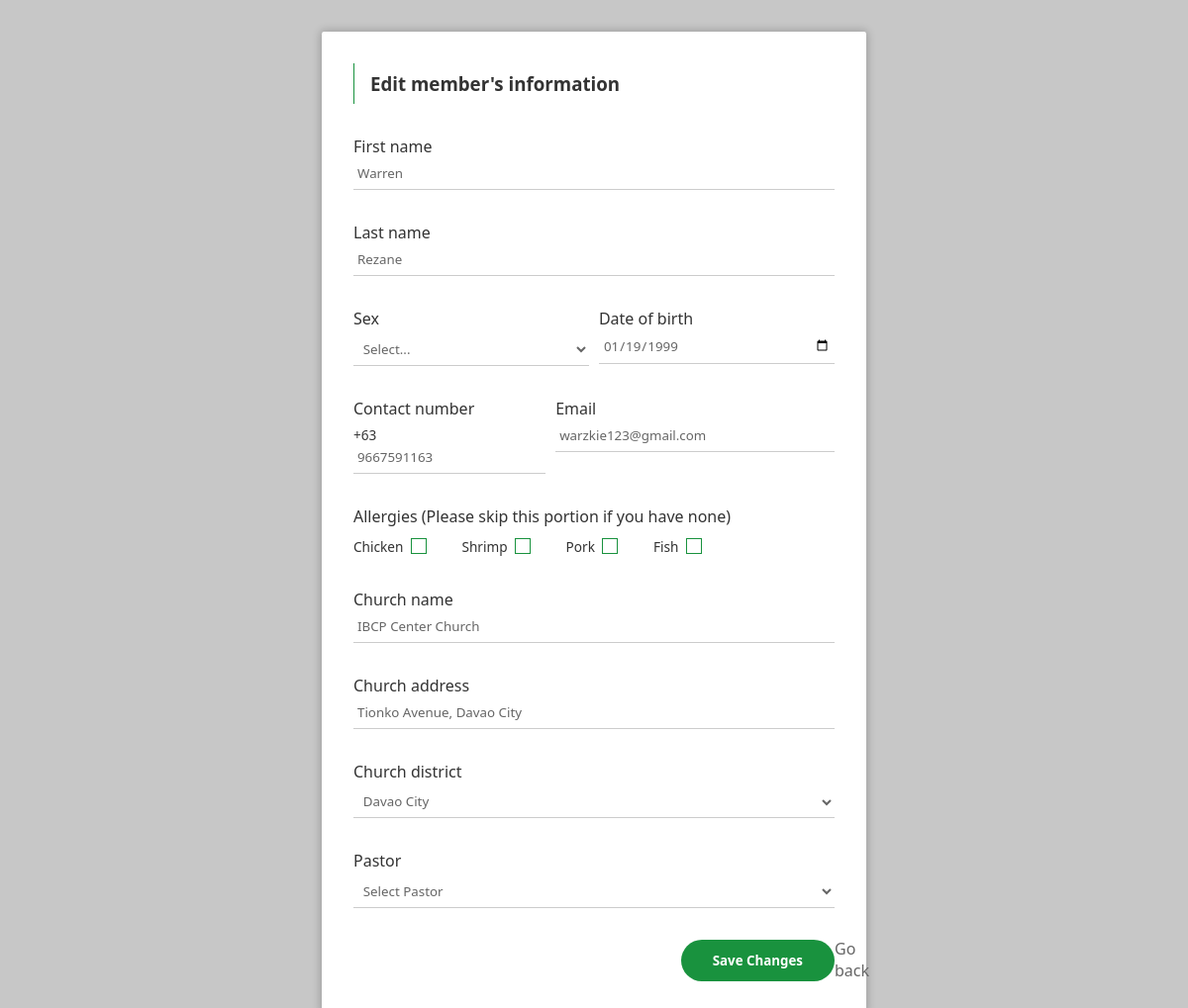
Before: /staff_management/forms/edit/member-edit.php?edit=3 with the older database file.
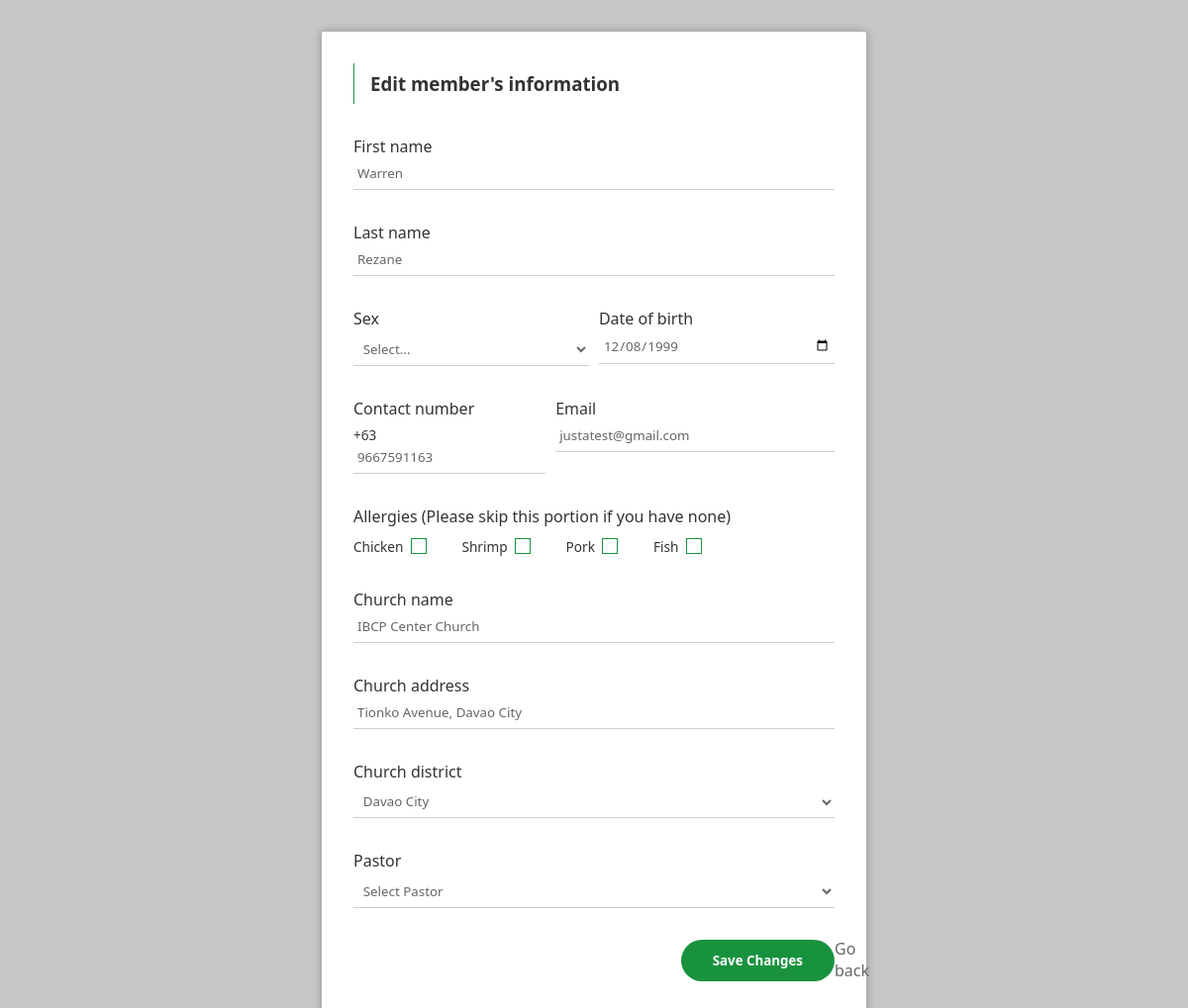
After: the same page with the newer database file.
### tables this page shows
CREATE TABLE `member` (
  `member_id` int(11) NOT NULL,
  `last_name` varchar(191) NOT NULL,
  `first_name` varchar(191) NOT NULL,
  `DOB` timestamp NULL DEFAULT NULL,
  `sex` varchar(191) DEFAULT NULL,
  `contact_number` varchar(191) DEFAULT NULL,
  `email` varchar(191) DEFAULT NULL,
  `allergies` varchar(191) DEFAULT NULL,
  `church_name` varchar(191) DEFAULT NULL,
  `church_address` varchar(191) DEFAULT NULL,
  `church_district` varchar(191) DEFAULT NULL,
  `branch_id` int(11) DEFAULT NULL,
  `pastor_number` int(11) NOT NULL
);

### staff_management/forms/edit/member-edit.php (the view, shortened to what this page needs)
<?php
require_once('../../../includes/config/db.php');
$member_id = '';
$first_name = '';
$last_name = '';
$dob = '01-01-1970';
$contact_number = '';
$email = '';
$church_name = '';
$church_address = '';
$district = '';
if (isset($_GET['edit'])) {
    $member_id = $_GET['edit'];
    $query = "SELECT * FROM member WHERE member_id = ?";
    $stmt = $conn->prepare($query);
    $stmt->bind_param('i', $member_id);
    $stmt->execute();
    $result = $stmt->get_result();
    if ($result->num_rows > 0) {
        while ($row = $result->fetch_assoc()) {
            $member_id = $row['member_id'];
            $first_name = $row['first_name'];
            $last_name = $row['last_name'];
            $dob = date('Y-m-d', strtotime($row['DOB']));
            $contact_number = $row['contact_number'];
            $email = $row['email'];
            $church_name = $row['church_name'];
            $church_address = $row['church_address'];
            $district = $row['church_district'];
        }
    }
}
?>
<!DOCTYPE html>
<html>
    <head>
        <link rel = "stylesheet" media = "all" href = "../../../styles/style.css">
    </head>
    <body>
        <div class="adding-fields">
            <div class="floating-form">
                <h3>Edit member's information</h3>
                <form action="../../../includes/actions/member_edit.php" method="POST">
                    <p>First name</p>
                    <input type="text" name = "first_name" value="<?php echo $first_name ?>" required autofocus>
                    <p>Last name</p>
                    <input type="text" name = "last_name" value="<?php echo $last_name ?>" required>
                    <div class="half-field-box">
                        <div class="half-field">
                            <p>Sex</p>
                            <select name="sex" id="" required>
                                <option value="" selected disabled>Select...</option>
                            </select>
                        </div>
                        <div class="half-field">
                            <p>Date of birth</p>
                            <input type="date" name="dob" value="<?php echo $dob ?>" id="" required>
                        </div>
                        <div class="half-field contact-no">
                            <p>Contact number</p>
                            <span>+63</span>
                            <input type="number" name = "contact_number" value="<?php echo $contact_number ?>" >
                        </div>
                        <div class="half-field email">
                            <p>Email</p>
                            <input type="email" name="email" value="<?php echo $email ?>" id="">
                        </div>
                    </div>
                    <p id = "allergies">Allergies (Please skip this portion if you have none)</p>
                    <label for="chicken">
                        <input type="checkbox" id="chicken">Chicken
                        <span class="check"></span>
                    </label>
                    <label for="shrimp">
                        <input type="checkbox" id="shrimp">Shrimp
                        <span class="check"></span>
                    </label>
                    <label for="pork">
                        <input type="checkbox" id="pork">Pork
                        <span class="check"></span>
                    </label>
                    <label for="fish">
                        <input type="checkbox" id="fish">Fish
                        <span class="check"></span>
                    </label>
                    <p>Church name</p>
                    <input type="text" name="church_name" value="<?php echo $church_name ?>"  id="">
                    <p>Church address</p>
                    <input type="text" name="church_address" value="<?php echo $church_address ?>" id="">
                    <p>Church district</p>
                    <select name="church_district" id="" required>
                        <option value="<?php echo $district ?>" selected><?php echo $district ?></option>
                    </select>
                    <p>Pastor</p>
                    <select name="pastor_id" id="" required>
                        <option value="" selected disabled>Select Pastor</option>
                    </select>
                    <button type="submit" name="submit" value="<?php echo $member_id ?>">Save Changes</button>
                    <a id="go-back" href="../../navigation/members-list.php">Go back</a>
                </form>
            </div>
        </div>
    </body>
</html>

### styles/style.css (style rules this page uses)
html { font-family: 'Segoe UI', sans-serif; font-size: 100%; height: fit-content; color: #333333; }
body { margin: 0; padding: 0; overflow-x: hidden; background: rgb(199, 199, 199); height: fit-content; display: grid; align-content: center; position: relative; }
* { box-sizing: border-box; }
h2, h3, h4 { border-left: .1em solid rgb(25, 146, 62); padding: .5rem 0 .5rem 1rem; margin: 0; }
a { text-decoration: none; color: #333333; }
div.adding-fields { width: 100%; height: 100%; display: grid; align-content: center; margin: auto; padding: 2rem 0; }
div.floating-form { width: 550px; height: fit-content; align-self: center; position: relative; margin: auto; padding: 2rem; border-radius: .15rem; box-shadow: 0 0 .5rem .1rem rgba(0, 0, 0, .2); background: #FFFFFF; }
div.floating-form form p { margin-top: 2rem; margin-bottom: .25rem; }
form { width: 100%; overflow: hidden; }
input[type=text], select, input[type=date], input[type=email], input[type=number], input[type=password] { font-family: 'Segoe UI', sans-serif; width: 100%; padding: 0 .25rem .25rem; line-height: 1.5rem; outline: none; border-top: none; border-left: none; border-right: none; border-bottom: .1rem solid #CCCCCC; color: #666666; background: none; }
button { font-family: 'Segoe UI', sans-serif; margin: 2rem auto auto; padding: .75rem 2rem; background: rgb(25, 146, 62); color: #FFFFFF; float: right; border: 0; border-radius: 2rem; cursor: pointer; font-weight: 700; }
div.floating-form a { position: absolute; bottom: 2rem; color: #666666; }
p#allergies { margin-bottom: .5rem; }
div.half-field-box { width: 100%; display: flex; flex-direction: row; flex-wrap: wrap; justify-content: space-between; }
div.half-field { display: inline-block; justify-content: space-between; width: 49%; }
div.contact-no { width: 40%; }
div.floating-form span { font-size: .85rem; }
div.email { width: 58%; }
select { font-family: 'Segoe UI', sans-serif; padding: .36rem; }
select[name=sex] option { border: 1px solid rgb(25, 146, 62); }
label { margin-right: 2rem; cursor: pointer; font-size: .85rem; }
span.check { width: 1rem; height: 1rem; top: -.1rem; position: relative; display: inline-block; vertical-align: middle; margin-left: .25rem; border: .1rem solid rgb(25, 146, 62); }

Changed rows visible on the page:
changed member "Warren": dob "01/19/1999" → "12/08/1999"; email "warzkie123@gmail.com" → "justatest@gmail.com"
